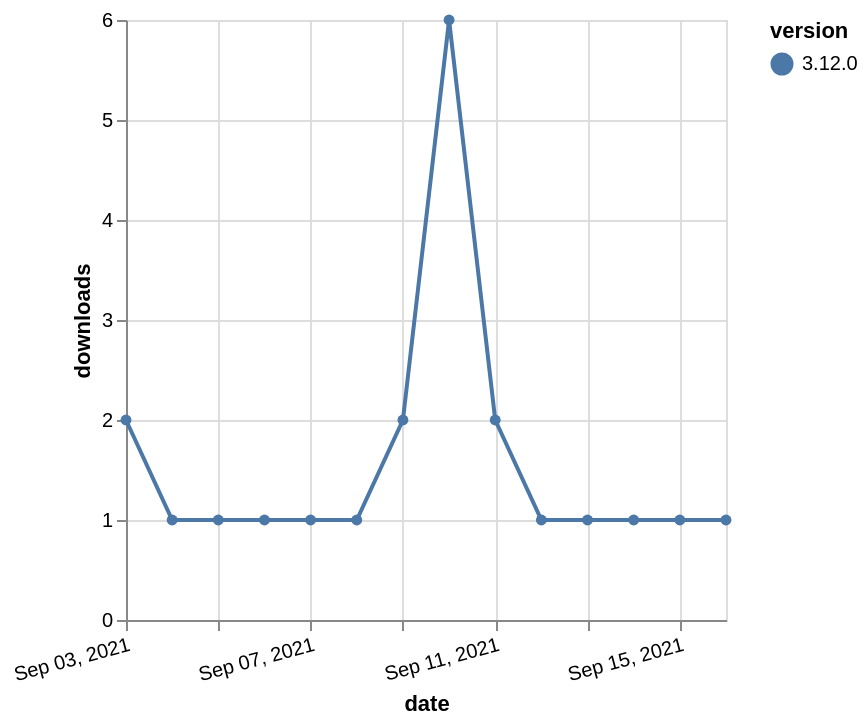

Specify this chart in Vega-Lite:
### Vega-Lite specification from a JSON file in a GitHub repository (floating-point values rounded to 4 significant figures)
{"$schema": "https://vega.github.io/schema/vega-lite/v5.json", "description": "A simple bar chart with embedded data.", "data": {"values": [{"date": "2021-09-03", "total": 504, "delta": 2, "version": "3.12.0"}, {"date": "2021-09-04", "total": 505, "delta": 1, "version": "3.12.0"}, {"date": "2021-09-05", "total": 506, "delta": 1, "version": "3.12.0"}, {"date": "2021-09-06", "total": 507, "delta": 1, "version": "3.12.0"}, {"date": "2021-09-07", "total": 508, "delta": 1, "version": "3.12.0"}, {"date": "2021-09-08", "total": 509, "delta": 1, "version": "3.12.0"}, {"date": "2021-09-09", "total": 511, "delta": 2, "version": "3.12.0"}, {"date": "2021-09-10", "total": 517, "delta": 6, "version": "3.12.0"}, {"date": "2021-09-11", "total": 519, "delta": 2, "version": "3.12.0"}, {"date": "2021-09-12", "total": 520, "delta": 1, "version": "3.12.0"}, {"date": "2021-09-13", "total": 521, "delta": 1, "version": "3.12.0"}, {"date": "2021-09-14", "total": 522, "delta": 1, "version": "3.12.0"}, {"date": "2021-09-15", "total": 523, "delta": 1, "version": "3.12.0"}, {"date": "2021-09-16", "total": 524, "delta": 1, "version": "3.12.0"}]}, "width": "container", "mark": {"type": "line", "point": {"filled": true}}, "encoding": {"x": {"field": "date", "type": "temporal", "timeUnit": "yearmonthdate", "title": "date", "axis": {"labelAngle": -15}}, "y": {"field": "delta", "type": "quantitative", "title": "downloads"}, "color": {"field": "version", "type": "nominal"}, "tooltip": {"field": "delta"}}}
